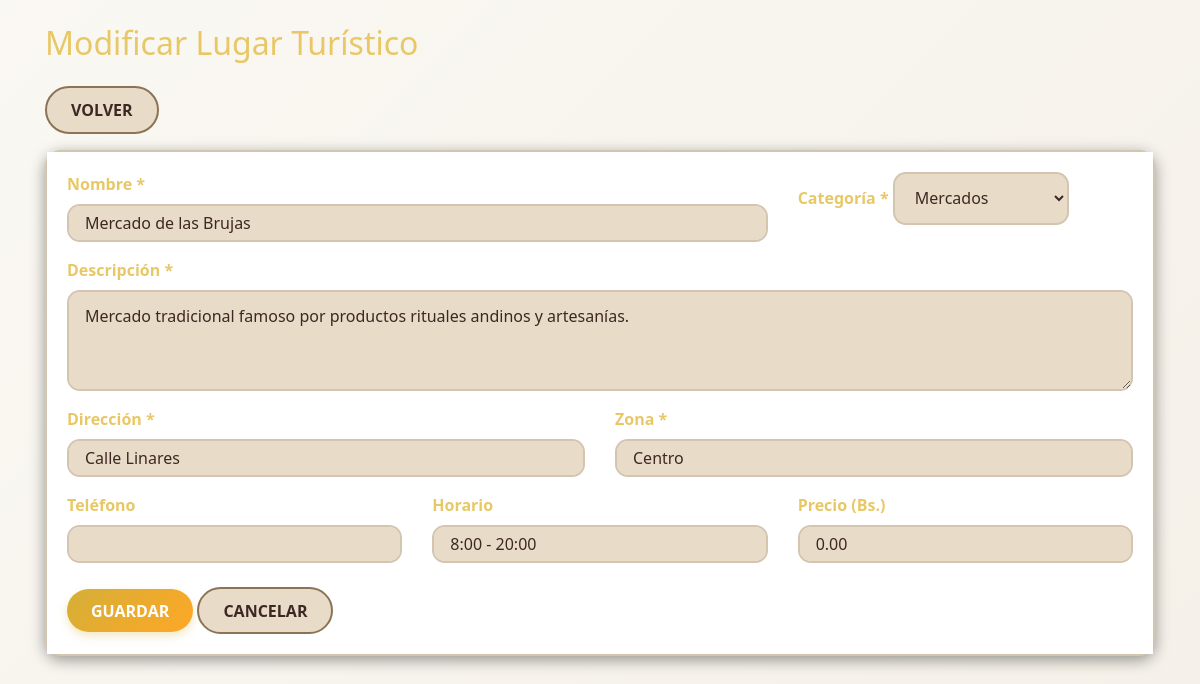
Screenshot of /index.php?c=lugares&a=modificar&id=4 (signed in) with the database file from the repository.
### tables this page shows
CREATE TABLE `lugares_turisticos` (
  `id` int(11) NOT NULL,
  `nombre` varchar(100) NOT NULL,
  `descripcion` text NOT NULL,
  `direccion` varchar(200) NOT NULL,
  `zona` varchar(50) NOT NULL,
  `categoria_id` int(11) NOT NULL,
  `telefono` varchar(20) DEFAULT NULL,
  `horario` varchar(50) DEFAULT NULL,
  `precio` decimal(10,2) DEFAULT 0.00
);

CREATE TABLE `categorias` (
  `id` int(11) NOT NULL,
  `nombre` varchar(50) NOT NULL,
  `descripcion` text DEFAULT NULL
);

### controllers/Lugares.php (called while the page is built, shortened)
<?php
class LugaresController {
    public function __construct(){
       require_once "models/LugaresModel.php";
    }
    public function modificar(){
        $id = $_GET['id'];
        $lugares = new Lugares_model();
        $data["id"] = $id;
        $data["lugar"] = $lugares->get_lugar($id);
        $data["titulo"] = "Modificar Lugar Turístico";
        require_once "models/CategoriasModel.php";
        $categorias = new Categorias_model();
        $data["categorias"] = $categorias->get_categorias();
        require_once "views/lugares/lugares_modifica.php";
    }
}
?>

### config/database.php (called while the page is built)
<?php
	class Conectar {
		public static function conexion(){
			$conexion = new mysqli("localhost", "root", "", "turismo_la_paz_simple");
			return $conexion;
		}
	}
?>

### models/LugaresModel.php (called while the page is built, shortened)
<?php
	class Lugares_model {
		private $db;
		public function __construct(){
			$this->db = Conectar::conexion();
		}
		public function get_lugar($id)
		{
			$sql = "SELECT lt.*, c.nombre as categoria_nombre
					FROM lugares_turisticos lt
					INNER JOIN categorias c ON lt.categoria_id = c.id
					WHERE lt.id='$id'
					LIMIT 1";
			$resultado = $this->db->query($sql);
			$row = $resultado->fetch_assoc();
			return $row;
		}
	}
?>

### models/CategoriasModel.php (called while the page is built, shortened)
<?php
	class Categorias_model {
		private $db;
		private $categorias;
		public function __construct(){
			$this->db = Conectar::conexion();
			$this->categorias = array();
		}
		public function get_categorias(){
        $sql = "SELECT
                    c.id,
                    c.nombre,
                    c.descripcion,
                    COUNT(l.id) as total_lugares
                FROM
                    categorias as c
                LEFT JOIN
                    lugares_turisticos as l ON c.id = l.categoria_id
                GROUP BY
                    c.id, c.nombre, c.descripcion";
        $resultado = $this->db->query($sql);
        while($row = $resultado->fetch_assoc()){
            $this->categorias[] = $row;
        }
        return $this->categorias;
    }
	}
?>

### views/lugares/lugares_modifica.php (the view, shortened to what this page needs)
<!DOCTYPE html>
<html lang="es">
	<head>
		<link rel="stylesheet" href="assets/css/bootstrap.min.css">
		<link rel="stylesheet" href="assets/css/estilos-crema.css">
	</head>
	<body>
		<div class="container">
			<h2 class="mt-4 mb-4"><?php echo $data["titulo"]; ?></h2>
			<a href="index.php?c=lugares&a=index" class="btn btn-secondary mb-3">VOLVER</a>
			<div class="card">
				<div class="card-body">
					<form action="index.php?c=lugares&a=actualizar" method="POST">
						<div class="row mb-3">
							<div class="col-md-8">
								<label class="form-label">Nombre *</label>
								<input type="text" name="nombre" class="form-control" required
									   value="<?php echo $data["lugar"]["nombre"]; ?>">
							</div>
							<div class="col-md-4">
								<label class="form-label">Categoría *</label>
								<select name="categoria_id" class="form-select" required>
									<?php foreach($data["categorias"] as $cat): ?>
										<option value="<?php echo $cat["id"]; ?>"
											<?php echo ($cat["id"] == $data["lugar"]["categoria_id"]) ? 'selected' : ''; ?>>
											<?php echo $cat["nombre"]; ?>
										</option>
									<?php endforeach; ?>
								</select>
							</div>
						</div>
						<div class="mb-3">
							<label class="form-label">Descripción *</label>
							<textarea name="descripcion" class="form-control" rows="3" required><?php echo $data["lugar"]["descripcion"]; ?></textarea>
						</div>
						<div class="row mb-3">
							<div class="col-md-6">
								<label class="form-label">Dirección *</label>
								<input type="text" name="direccion" class="form-control" required
									   value="<?php echo $data["lugar"]["direccion"]; ?>">
							</div>
							<div class="col-md-6">
								<label class="form-label">Zona *</label>
								<input type="text" name="zona" class="form-control" required
									   value="<?php echo $data["lugar"]["zona"]; ?>">
							</div>
						</div>
						<div class="row mb-3">
							<div class="col-md-4">
								<label class="form-label">Teléfono</label>
								<input type="text" name="telefono" class="form-control"
									   value="<?php echo $data["lugar"]["telefono"]; ?>">
							</div>
							<div class="col-md-4">
								<label class="form-label">Horario</label>
								<input type="text" name="horario" class="form-control"
									   value="<?php echo $data["lugar"]["horario"]; ?>">
							</div>
							<div class="col-md-4">
								<label class="form-label">Precio (Bs.)</label>
								<input type="number" name="precio" class="form-control" step="0.01" min="0"
									   value="<?php echo $data["lugar"]["precio"]; ?>">
							</div>
						</div>
						<div class="mt-4">
							<button type="submit" class="btn btn-warning">GUARDAR</button>
							<a href="index.php?c=lugares&a=index" class="btn btn-secondary">CANCELAR</a>
						</div>
					</form>
				</div>
			</div>
		</div>
	</body>
</html>

### assets/css/estilos-crema.css (style rules this page uses)
:root { --cream-light: #FAF8F3; --cream-medium: #F5F0E8; --cream-dark: #E8DCC8; --cream-card: #FFFFFF; --accent-gold: #D4AF37; --accent-gold-light: #E8C866; --accent-brown: #8B7355; --text-primary: #3E2723; --text-secondary: #5D4E37; --border-color: #D4C5B0; }
body { background: linear-gradient(135deg, var(--cream-light) 0%, var(--cream-medium) 100%) !important; background-attachment: fixed !important; color: var(--text-primary) !important; font-family: 'Segoe UI', Tahoma, Geneva, Verdana, sans-serif; min-height: 100vh; }
.container { background-color: transparent; }
.card { background: var(--cream-card); border: 2px solid var(--border-color); border-radius: 1rem; box-shadow: 0 4px 15px rgba(0, 0, 0, 0.4); transition: all 0.3s ease; color: var(--text-primary); }
.card-body { background-color: var(--cream-card); color: var(--text-primary); }
.btn-secondary { background-color: var(--cream-dark); color: var(--text-primary); border: 2px solid var(--accent-brown); border-radius: 50px; padding: 0.6rem 1.5rem; font-weight: 600; transition: all 0.3s ease; }
.btn-warning { background: linear-gradient(135deg, var(--accent-gold) 0%, #FFA726 100%); color: white; border: none; border-radius: 50px; padding: 0.6rem 1.5rem; font-weight: 600; transition: all 0.3s ease; box-shadow: 0 4px 10px rgba(212, 175, 55, 0.3); }
.form-control, .form-select { border: 2px solid var(--border-color); border-radius: 0.8rem; padding: 0.8rem 1rem; background-color: var(--cream-dark); color: var(--text-primary); transition: all 0.3s ease; }
.form-control::placeholder { color: var(--text-secondary); opacity: 0.7; }
.form-label { color: var(--accent-gold-light); font-weight: 600; margin-bottom: 0.5rem; }
h1, h2, h3, h4, h5, h6 { color: var(--accent-gold-light); }
a { color: var(--accent-gold); text-decoration: none; transition: color 0.3s ease; }

### rows the page displays
lugares_turisticos: nombre "Mercado de las Brujas", categoria_id "Mercados", descripcion "Mercado tradicional famoso por productos rituales andinos y artesanías.", direccion "Calle Linares", zona "Centro", horario "8:00 - 20:00", precio "0.00"

### other values shown
$data["titulo"] "Modificar Lugar Turístico"
